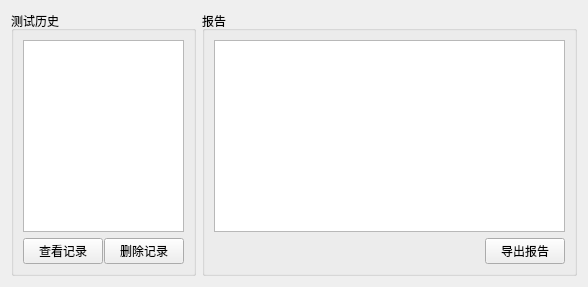
      <widget class="QWidget" name="history">
       <property name="sizePolicy">
        <sizepolicy hsizetype="Maximum" vsizetype="Maximum">
         <horstretch>0</horstretch>
         <verstretch>0</verstretch>
        </sizepolicy>
       </property>
       <attribute name="title">
        <string>历史记录</string>
       </attribute>
       <layout class="QHBoxLayout" name="horizontalLayout">
        <item>
         <widget class="QGroupBox" name="group_historyLog">
          <property name="sizePolicy">
           <sizepolicy hsizetype="Preferred" vsizetype="Preferred">
            <horstretch>2</horstretch>
            <verstretch>0</verstretch>
           </sizepolicy>
          </property>
          <property name="title">
           <string>测试历史</string>
          </property>
          <layout class="QVBoxLayout" name="verticalLayout_3">
           <item>
            <widget class="QTreeView" name="history_tree">
             <property name="sizePolicy">
              <sizepolicy hsizetype="Expanding" vsizetype="Expanding">
               <horstretch>0</horstretch>
               <verstretch>6</verstretch>
              </sizepolicy>
             </property>
            </widget>
           </item>
           <item>
            <layout class="QHBoxLayout" name="horizontalLayout_7">
             <property name="spacing">
              <number>1</number>
             </property>
             <item>
              <spacer name="horizontalSpacer_12">
               <property name="orientation">
                <enum>Qt::Horizontal</enum>
               </property>
               <property name="sizeHint" stdset="0">
                <size>
                 <width>40</width>
                 <height>20</height>
                </size>
               </property>
              </spacer>
             </item>
             <item>
              <widget class="QPushButton" name="view_log">
               <property name="text">
                <string>查看记录</string>
               </property>
              </widget>
             </item>
             <item>
              <widget class="QPushButton" name="del_log">
               <property name="text">
                <string>删除记录</string>
               </property>
              </widget>
             </item>
            </layout>
           </item>
          </layout>
         </widget>
        </item>
        <item>
         <widget class="QGroupBox" name="group_report">
          <property name="sizePolicy">
           <sizepolicy hsizetype="Preferred" vsizetype="Preferred">
            <horstretch>6</horstretch>
            <verstretch>0</verstretch>
           </sizepolicy>
          </property>
          <property name="title">
           <string>报告</string>
          </property>
          <layout class="QVBoxLayout" name="verticalLayout_8">
           <item>
            <widget class="QTextBrowser" name="text_report">
             <property name="html">
              <string>&lt;!DOCTYPE HTML PUBLIC &quot;-//W3C//DTD HTML 4.0//EN&quot; &quot;http://www.w3.org/TR/REC-html40/strict.dtd&quot;&gt;
&lt;html&gt;&lt;head&gt;&lt;meta name=&quot;qrichtext&quot; content=&quot;1&quot; /&gt;&lt;style type=&quot;text/css&quot;&gt;
p, li { white-space: pre-wrap; }
&lt;/style&gt;&lt;/head&gt;&lt;body style=&quot; font-family:'微软雅黑'; font-size:11pt; font-weight:400; font-style:normal;&quot;&gt;
&lt;p style=&quot;-qt-paragraph-type:empty; margin-top:0px; margin-bottom:0px; margin-left:0px; margin-right:0px; -qt-block-indent:0; text-indent:0px;&quot;&gt;&lt;br /&gt;&lt;/p&gt;&lt;/body&gt;&lt;/html&gt;</string>
             </property>
            </widget>
           </item>
           <item>
            <layout class="QHBoxLayout" name="horizontalLayout_9">
             <item>
              <spacer name="horizontalSpacer_6">
               <property name="orientation">
                <enum>Qt::Horizontal</enum>
               </property>
               <property name="sizeHint" stdset="0">
                <size>
                 <width>40</width>
                 <height>20</height>
                </size>
               </property>
              </spacer>
             </item>
             <item>
              <widget class="QPushButton" name="pushButton_2">
               <property name="text">
                <string>导出报告</string>
               </property>
              </widget>
             </item>
            </layout>
           </item>
          </layout>
         </widget>
        </item>
       </layout>
      </widget>
